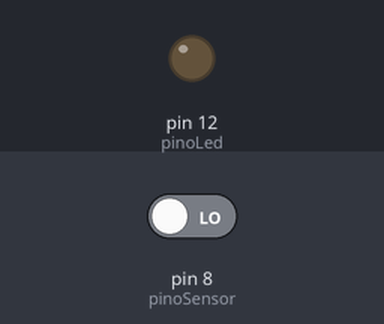
Simulated run of this sketch. Board: Arduino Uno, built with avr-gcc and run on an emulated ATmega328P. Shown: output pins drawn as LEDs (lit = HIGH). Inputs (shaded band) come from the test bench; at power-on: pin 8 (pinoSensor) LOW.

Above: at 1.2 s.
1.3 s: pin 8 (pinoSensor) driven HIGH
At 1.7 s:
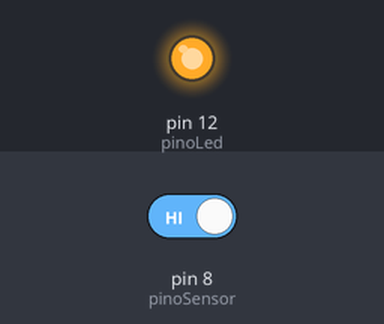
2.8 s: pin 8 (pinoSensor) driven LOW
At 4.0 s:
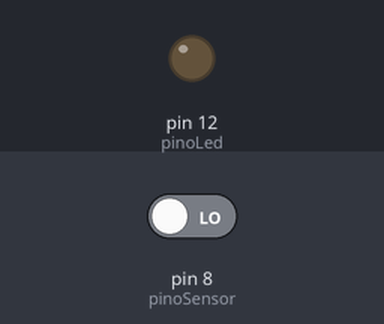
Timing chart, 0 to 5.8 s (numbered marks = the images above; inputs shaded):
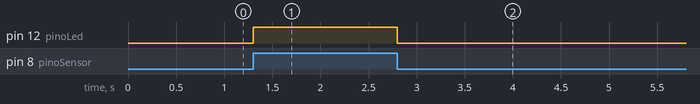

Measured:
- after the input at 1.3 s, pin 12 (pinoLed): LOW → HIGH at once
- after the input at 2.8 s, pin 12 (pinoLed): HIGH → LOW at once

The sketch:

ldr_teste.ino
```cpp
const int pinoSensor = 8; //PINO DIGITAL UTILIZADO PELA SAÍDA DO SENSOR
const int pinoLed = 12; //PINO DIGITAL UTILIZADO PELO LED

void setup() {
  Serial.begin(9600); //INICIALIZA A SERIAL
  pinMode (pinoSensor, INPUT); //DEFINE O PINO COMO ENTRADA
  pinMode(pinoLed, OUTPUT); //DEFINE O PINO COMO SAÍDA
  digitalWrite(pinoLed, LOW); //LED INICIA DESLIGADO
}
void loop() {
  if(digitalRead(pinoSensor) == HIGH){ //SE LEITURA DO PINO FOR IGUAL A 1 (HIGH), FAZ
    digitalWrite(pinoLed, HIGH); //ACENDE O LED
  }
  else{ //SENÃO, FAZ
    digitalWrite(pinoLed, LOW); //ACENDE O LED
  }
}
```
